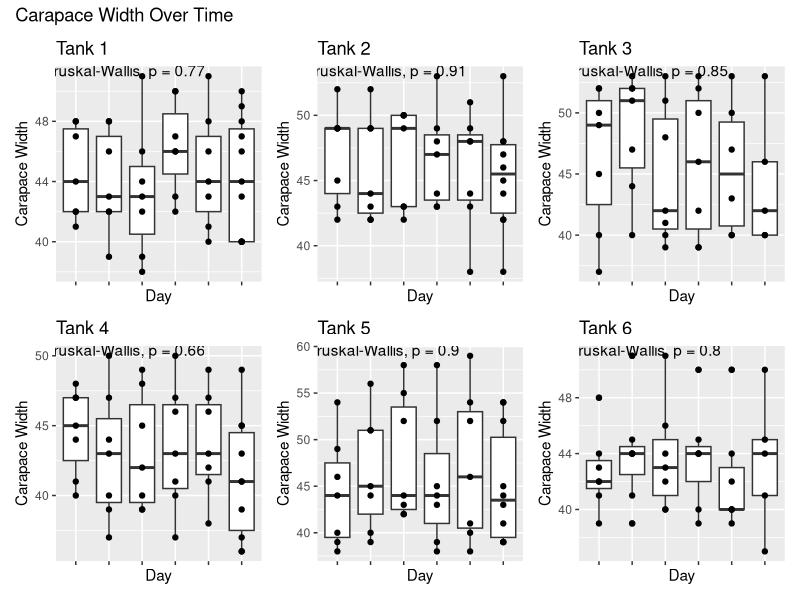
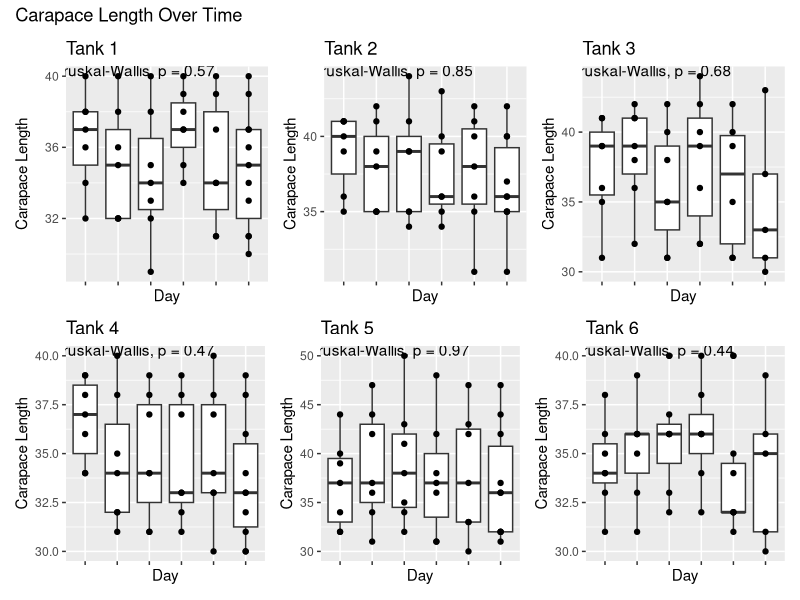
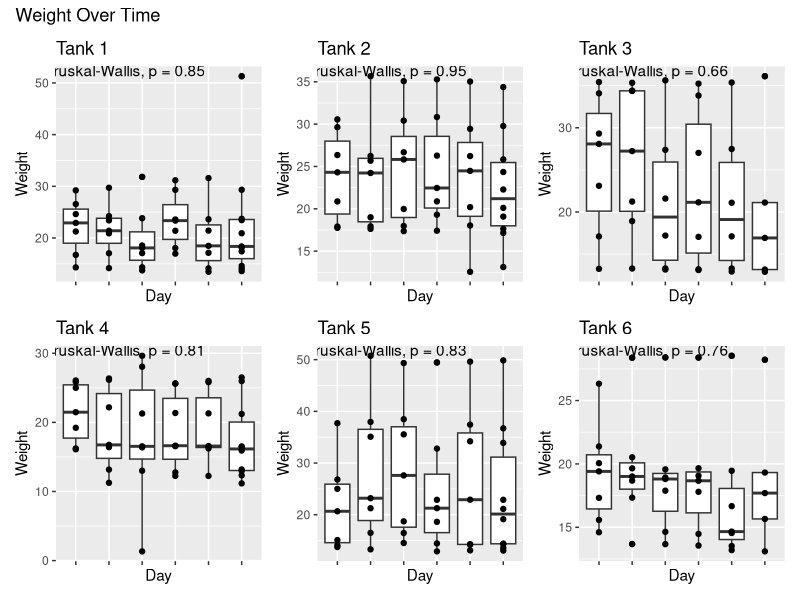
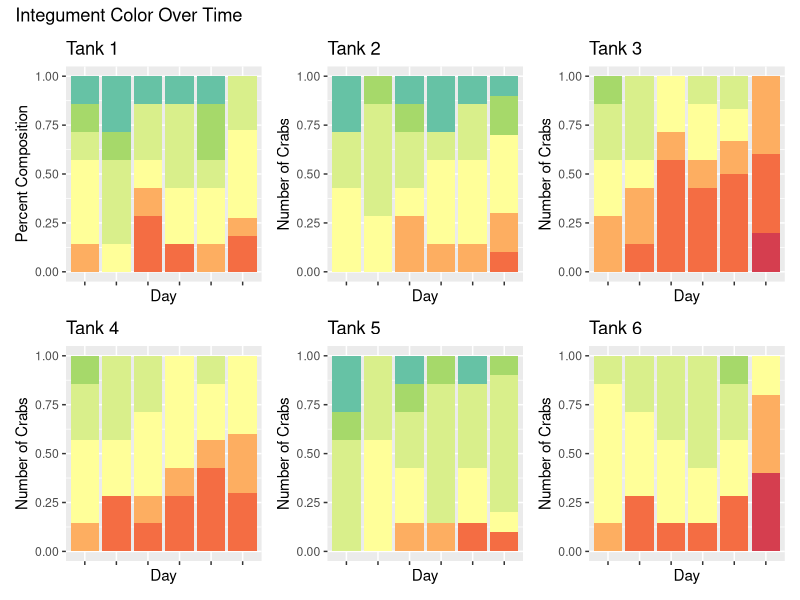
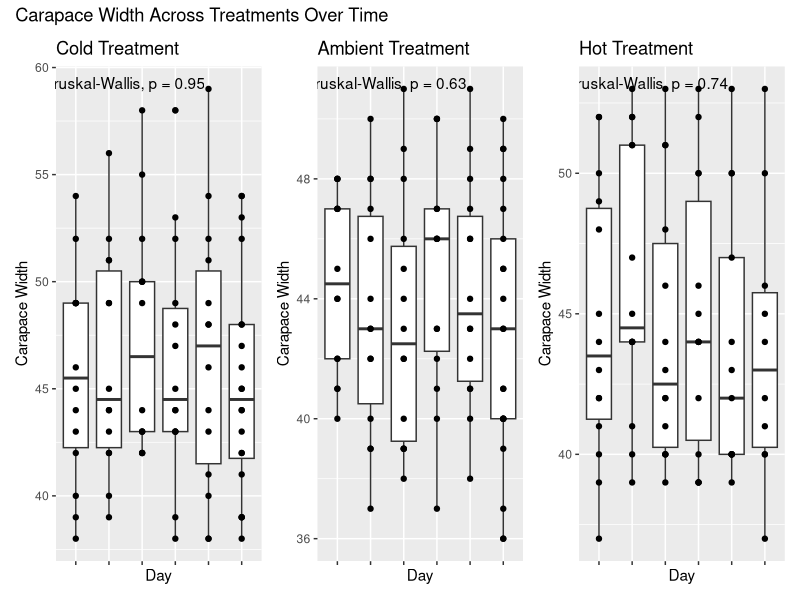
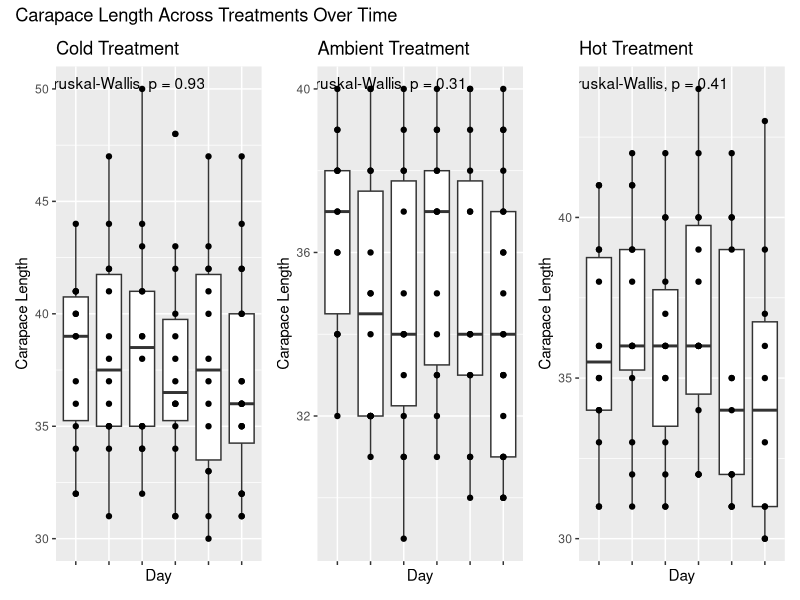
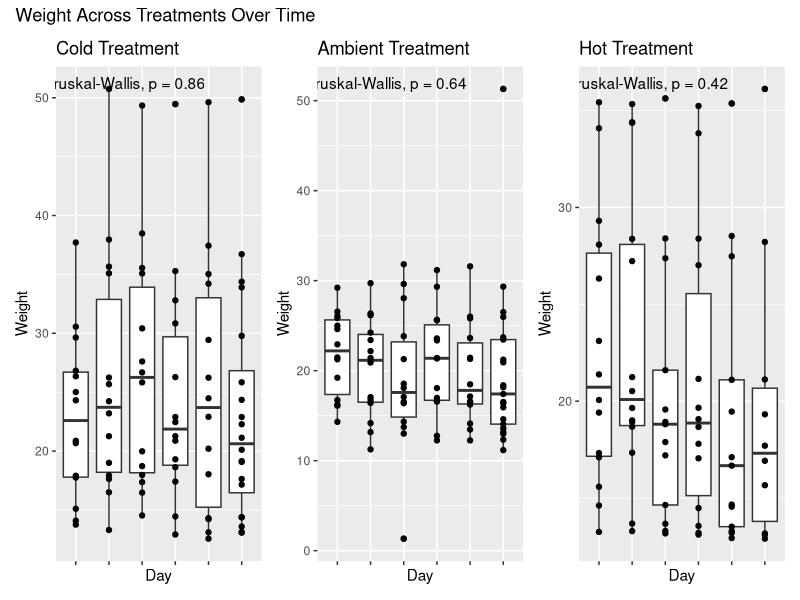
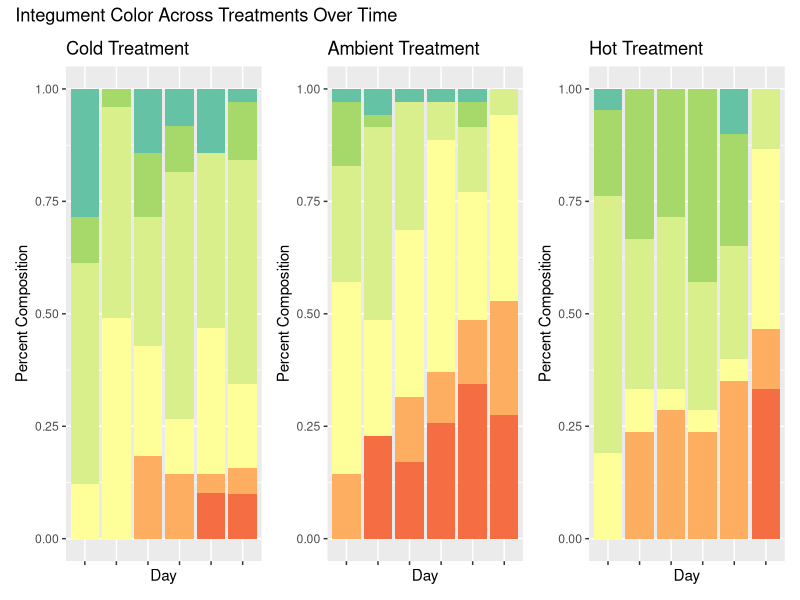

R code for these plots, in order:
## ---- chunk 1
knitr::opts_chunk$set(echo = TRUE)
knitr::opts_knit$set(root.dir = 'C:/Users/Sara/Documents/GitHub/green-crab-metabolomics/data/') #Set root directory
setwd("C:/Users/Sara/Documents/GitHub/green-crab-metabolomics/data/") #Set root directory
## ---- chunk 2
#install.packages("tidyverse")
#install.packages("RColorBrewer")
#install.packages("patchwork")
#install.packages("cowplot")
require(tidyverse)
require(RColorBrewer)
require(patchwork)
require(cowplot)
library(ggfortify)
library(ggplot2)
library(tidyverse)
library(ggpubr)
## ---- chunk 3
cw_data <- read.csv("carapace_width.csv")
cl_data <- read.csv("carapace_length.csv")
ig_data <- read.csv("integument_color.csv")
w_data <- read.csv("weight.csv")

## ---- chunk 4

cw_1 <- cw_data[c(1:7,43:49,85:91,127:133,169:175,210:220),c(1,2:3)]
cw_2 <- cw_data[c(8:14,50:56,92:98,134:140,176:182,221:230),c(1,2:3)]
cw_3 <- cw_data[c(15:21,57:63,99:105,141:147,183:188,231:235),c(1,2:3)]
cw_4 <- cw_data[c(22:28,64:70,106:112,148:154,189:195,236:245),c(1,2:3)]
cw_5 <- cw_data[c(29:35,71:77,113:119,155:161,196:202,246:255),c(1,2:3)]
cw_6 <- cw_data[c(36:42,78:84,120:126,162:168,203:209,256:260),c(1,2:3)]

cw1_bp <- ggplot(data = cw_1, aes(x=factor(as.Date(date,format="%m/%d/%Y")), y=carapace.width)) + geom_boxplot() + geom_point() + stat_compare_means() + labs(y = "Carapace Width", x = "Day") + ggtitle("Tank 1")
cw2_bp <- ggplot(data = cw_2, aes(x=factor(as.Date(date,format="%m/%d/%Y")), y=carapace.width)) + geom_boxplot() + geom_point() + stat_compare_means() + labs(y = "Carapace Width", x = "Day") + ggtitle("Tank 2")
cw3_bp <- ggplot(data = cw_3, aes(x=factor(as.Date(date,format="%m/%d/%Y")), y=carapace.width)) + geom_boxplot() + geom_point() + stat_compare_means() + labs(y = "Carapace Width", x = "Day") + ggtitle("Tank 3")
cw4_bp <- ggplot(data = cw_4, aes(x=factor(as.Date(date,format="%m/%d/%Y")), y=carapace.width)) + geom_boxplot() + geom_point() + stat_compare_means() + labs(y = "Carapace Width", x = "Day") + ggtitle("Tank 4")
cw5_bp <- ggplot(data = cw_5, aes(x=factor(as.Date(date,format="%m/%d/%Y")), y=carapace.width)) + geom_boxplot() + geom_point() + stat_compare_means() + labs(y = "Carapace Width", x = "Day") + ggtitle("Tank 5")
cw6_bp <- ggplot(data = cw_6, aes(x=factor(as.Date(date,format="%m/%d/%Y")), y=carapace.width)) + geom_boxplot() + geom_point() + stat_compare_means() + labs(y = "Carapace Width", x = "Day") + ggtitle("Tank 6")


p_cw <- ((cw1_bp + rremove("x.text") | cw2_bp + rremove("x.text") | cw3_bp + rremove("x.text")) / (cw4_bp + rremove("x.text") | cw5_bp + rremove("x.text") | cw6_bp + rremove("x.text")))

p_cw + plot_annotation(title = 'Carapace Width Over Time')

## ---- chunk 5
cl_1 <- cl_data[c(1:7,43:49,85:91,127:133,169:175,210:220),c(1,2:3)]
cl_2 <- cl_data[c(8:14,50:56,92:98,134:140,176:182,221:230),c(1,2:3)]
cl_3 <- cl_data[c(15:21,57:63,99:105,141:147,183:188,231:235),c(1,2:3)]
cl_4 <- cl_data[c(22:28,64:70,106:112,148:154,189:195,236:245),c(1,2:3)]
cl_5 <- cl_data[c(29:35,71:77,113:119,155:161,196:202,246:255),c(1,2:3)]
cl_6 <- cl_data[c(36:42,78:84,120:126,162:168,203:209,256:260),c(1,2:3)]

cl1_bp <- ggplot(data = cl_1, aes(x=factor(as.Date(date,format="%m/%d/%Y")), y=carapace.length)) + geom_boxplot() + geom_point() + stat_compare_means() + labs(y = "Carapace Length", x = "Day") + ggtitle("Tank 1")
cl2_bp <- ggplot(data = cl_2, aes(x=factor(as.Date(date,format="%m/%d/%Y")), y=carapace.length)) + geom_boxplot() + geom_point() + stat_compare_means() + labs(y = "Carapace Length", x = "Day") + ggtitle("Tank 2")
cl3_bp <- ggplot(data = cl_3, aes(x=factor(as.Date(date,format="%m/%d/%Y")), y=carapace.length)) + geom_boxplot() + geom_point() + stat_compare_means() + labs(y = "Carapace Length", x = "Day") + ggtitle("Tank 3")
cl4_bp <- ggplot(data = cl_4, aes(x=factor(as.Date(date,format="%m/%d/%Y")), y=carapace.length)) + geom_boxplot() + geom_point() + stat_compare_means() + labs(y = "Carapace Length", x = "Day") + ggtitle("Tank 4")
cl5_bp <- ggplot(data = cl_5, aes(x=factor(as.Date(date,format="%m/%d/%Y")), y=carapace.length)) + geom_boxplot() + geom_point() + stat_compare_means() + labs(y = "Carapace Length", x = "Day") + ggtitle("Tank 5")
cl6_bp <- ggplot(data = cl_6, aes(x=factor(as.Date(date,format="%m/%d/%Y")), y=carapace.length)) + geom_boxplot() + geom_point() + stat_compare_means() + labs(y = "Carapace Length", x = "Day") + ggtitle("Tank 6")


p_cl <- ((cl1_bp + rremove("x.text") | cl2_bp + rremove("x.text") | cl3_bp + rremove("x.text")) / (cl4_bp + rremove("x.text") | cl5_bp + rremove("x.text") | cl6_bp + rremove("x.text")))

p_cl + plot_annotation(title = 'Carapace Length Over Time')
## ---- chunk 6
w_1 <- w_data[c(1:7,43:49,85:91,127:133,169:175,210:220),c(1,2:3)]
w_2 <- w_data[c(8:14,50:56,92:98,134:140,176:182,221:230),c(1,2:3)]
w_3 <- w_data[c(15:21,57:63,99:105,141:147,183:188,231:235),c(1,2:3)]
w_4 <- w_data[c(22:28,64:70,106:112,148:154,189:195,236:245),c(1,2:3)]
w_5 <- w_data[c(29:35,71:77,113:119,155:161,196:202,246:255),c(1,2:3)]
w_6 <- w_data[c(36:42,78:84,120:126,162:168,203:209,256:260),c(1,2:3)]

w1_bp <- ggplot(data = w_1, aes(x=factor(as.Date(date,format="%m/%d/%Y")), y=weight)) + geom_boxplot() + geom_point() + stat_compare_means() + labs(y = "Weight", x = "Day") + ggtitle("Tank 1")
w2_bp <- ggplot(data = w_2, aes(x=factor(as.Date(date,format="%m/%d/%Y")), y=weight)) + geom_boxplot() + geom_point() + stat_compare_means() + labs(y = "Weight", x = "Day") + ggtitle("Tank 2")
w3_bp <- ggplot(data = w_3, aes(x=factor(as.Date(date,format="%m/%d/%Y")), y=weight)) + geom_boxplot() + geom_point() + stat_compare_means() + labs(y = "Weight", x = "Day") + ggtitle("Tank 3")
w4_bp <- ggplot(data = w_4, aes(x=factor(as.Date(date,format="%m/%d/%Y")), y=weight)) + geom_boxplot() + geom_point() + stat_compare_means() + labs(y = "Weight", x = "Day") + ggtitle("Tank 4")
w5_bp <- ggplot(data = w_5, aes(x=factor(as.Date(date,format="%m/%d/%Y")), y=weight)) + geom_boxplot() + geom_point() + stat_compare_means() + labs(y = "Weight", x = "Day") + ggtitle("Tank 5")
w6_bp <- ggplot(data = w_6, aes(x=factor(as.Date(date,format="%m/%d/%Y")), y=weight)) + geom_boxplot() + geom_point() + stat_compare_means() + labs(y = "Weight", x = "Day") + ggtitle("Tank 6")


p_w <- ((w1_bp + rremove("x.text") | w2_bp + rremove("x.text") | w3_bp + rremove("x.text")) / (w4_bp + rremove("x.text") | w5_bp + rremove("x.text") | w6_bp + rremove("x.text")))

p_w + plot_annotation(title = 'Weight Over Time')


## ---- chunk 7
#ig_data$integument_color <- recode(ig_data$integument.color,"BG"="0.5","G"="1","YG"="1.5","Y"="2","YO"="2.5","O"="3","RO"="3.5")

#ig_all <- ig_data[c(1:260),c(1,2,4)]

#ig_1 <- ig_data[c(1:7,43:49,85:91,127:133,169:175,210:220),c(1,2,4)]
#ig_2 <- ig_data[c(8:14,50:56,92:98,134:140,176:182,221:230),c(1,2,4)]
#ig_3 <- ig_data[c(15:21,57:63,99:105,141:147,183:188,231:235),c(1,2,4)]
#ig_4 <- ig_data[c(22:28,64:70,106:112,148:154,189:195,236:245),c(1,2,4)]
#ig_5 <- ig_data[c(29:35,71:77,113:119,155:161,196:202,246:255),c(1,2,4)]
#ig_6 <- ig_data[c(36:42,78:84,120:126,162:168,203:209,256:260),c(1,2,4)]

#ig1_bp <- ggplot(data = ig_1, aes(x=factor(as.Date(date,format="%m/%d/%Y")), fill = integument_color)) + scale_fill_manual(values = c("#66C2A5","#A6D96A","#D9EF8B","#FFFF99","#FDAE61","#F46D43","#D53E4F")) + geom_bar() + theme(legend.position="none") + rremove("x.text") + labs(y = "Number of Crabs", x = "Day") + ggtitle("Tank 1")
#ig2_bp <- ggplot(data = ig_2, aes(x=factor(as.Date(date,format="%m/%d/%Y")), fill = integument_color)) + scale_fill_manual(values = c("#66C2A5","#A6D96A","#D9EF8B","#FFFF99","#FDAE61","#F46D43","#D53E4F")) + geom_bar() + theme(legend.position="none") + rremove("x.text") + labs(y = "Number of Crabs", x = "Day") + ggtitle("Tank 2")
#ig3_bp <- ggplot(data = ig_3, aes(x=factor(as.Date(date,format="%m/%d/%Y")), fill = integument_color)) + scale_fill_manual(values = c("#A6D96A","#D9EF8B","#FFFF99","#FDAE61","#F46D43","#D53E4F")) + geom_bar() + theme(legend.position="none") + rremove("x.text") + labs(y = "Number of Crabs", x = "Day") + ggtitle("Tank 3")
#ig4_bp <- ggplot(data = ig_4, aes(x=factor(as.Date(date,format="%m/%d/%Y")), fill = integument_color)) + scale_fill_manual(values = c("#A6D96A","#D9EF8B","#FFFF99","#FDAE61","#F46D43","#D53E4F")) + geom_bar() + theme(legend.position="none") + rremove("x.text") + labs(y = "Number of Crabs", x = "Day") + ggtitle("Tank 4")
#ig5_bp <- ggplot(data = ig_5, aes(x=factor(as.Date(date,format="%m/%d/%Y")), fill = integument_color)) + scale_fill_manual(values = c("#66C2A5","#A6D96A","#D9EF8B","#FFFF99","#FDAE61","#F46D43","#D53E4F")) + geom_bar() + theme(legend.position="none") + rremove("x.text") + labs(y = "Number of Crabs", x = "Day") + ggtitle("Tank 5")
#ig6_bp <- ggplot(data = ig_6, aes(x=factor(as.Date(date,format="%m/%d/%Y")), fill = integument_color)) + scale_fill_manual(values = c("#A6D96A","#D9EF8B","#FFFF99","#FDAE61","#F46D43","#D53E4F")) + geom_bar() + theme(legend.position="none") + rremove("x.text") + labs(y = "Number of Crabs", x = "Day") + ggtitle("Tank 6")

#ig_all_bp <- ggplot(data = ig_all, aes(x=factor(as.Date(date,format="%m/%d/%Y")), fill = integument_color)) + scale_fill_manual(values = c("#66C2A5","#A6D96A","#D9EF8B","#FFFF99","#FDAE61","#F46D43","#D53E4F")) + geom_bar() + labs(y = "Number of Crabs", x = "Day")
#legend_ig <- get_legend(ig_all_bp)

#title_ig <- ggdraw() + draw_label("Integument Color Over Time", fontface='bold')

#ig_plots <- align_plots(ig1_bp, ig2_bp, ig3_bp, ig4_bp, ig5_bp, ig6_bp, align = 'v', axis = '1')
#ig_top <- plot_grid(ig_plots[[1]], ig_plots[[2]], ig_plots[[3]], legend_ig, labels = c("1","2","3"), rel_widths = c(1, 1, 1, 1), nrow = 1)
#ig_bottom <- plot_grid(ig_plots[[4]], ig_plots[[5]], ig_plots[[6]], labels = c("4","5","6"), rel_widths = c(1, 1, 1, 1), nrow = 1)
#plot_grid(title_ig, ig_top, ig_bottom, ncol=1)


#chi_1 <- chisq.test(ig_1$date,ig_1$integument_color)
#chi_2 <- chisq.test(ig_2$date,ig_2$integument_color)
#chi_3 <- chisq.test(ig_3$date,ig_3$integument_color)
#chi_4 <- chisq.test(ig_4$date,ig_4$integument_color)
#chi_5 <- chisq.test(ig_5$date,ig_5$integument_color)
#chi_6 <- chisq.test(ig_6$date,ig_6$integument_color)

#chi_1
#chi_2
#chi_3
#chi_4
#chi_5
#chi_6

## ---- chunk 8
ig_data$integument_color <- recode(ig_data$integument.color,"BG"="0.5","G"="1","YG"="1.5","Y"="2","YO"="2.5","O"="3","RO"="3.5")

ig_all <- ig_data[c(1:260),c(1,2,4)]

ig_1 <- ig_data[c(1:7,43:49,85:91,127:133,169:175,210:220),c(1,2,4)]
ig_2 <- ig_data[c(8:14,50:56,92:98,134:140,176:182,221:230),c(1,2,4)]
ig_3 <- ig_data[c(15:21,57:63,99:105,141:147,183:188,231:235),c(1,2,4)]
ig_4 <- ig_data[c(22:28,64:70,106:112,148:154,189:195,236:245),c(1,2,4)]
ig_5 <- ig_data[c(29:35,71:77,113:119,155:161,196:202,246:255),c(1,2,4)]
ig_6 <- ig_data[c(36:42,78:84,120:126,162:168,203:209,256:260),c(1,2,4)]

ig1_bp <- ggplot(data = ig_1, aes(x=factor(as.Date(date,format="%m/%d/%Y")), y=treatment.tank, fill = integument_color)) + scale_fill_manual(values = c("#66C2A5","#A6D96A","#D9EF8B","#FFFF99","#FDAE61","#F46D43","#D53E4F")) +  geom_bar(position="fill", stat="identity") + theme(legend.position="none") + rremove("x.text") + labs(y = "Percent Composition", x = "Day") + ggtitle("Tank 1")
ig2_bp <- ggplot(data = ig_2, aes(x=factor(as.Date(date,format="%m/%d/%Y")), y=treatment.tank, fill = integument_color)) + scale_fill_manual(values = c("#66C2A5","#A6D96A","#D9EF8B","#FFFF99","#FDAE61","#F46D43","#D53E4F")) + geom_bar(position="fill", stat="identity") + theme(legend.position="none") + rremove("x.text") + labs(y = "Number of Crabs", x = "Day") + ggtitle("Tank 2")
ig3_bp <- ggplot(data = ig_3, aes(x=factor(as.Date(date,format="%m/%d/%Y")), y=treatment.tank, fill = integument_color)) + scale_fill_manual(values = c("#A6D96A","#D9EF8B","#FFFF99","#FDAE61","#F46D43","#D53E4F")) + geom_bar(position="fill", stat="identity") + theme(legend.position="none") + rremove("x.text") + labs(y = "Number of Crabs", x = "Day") + ggtitle("Tank 3")
ig4_bp <- ggplot(data = ig_4, aes(x=factor(as.Date(date,format="%m/%d/%Y")), y=treatment.tank, fill = integument_color)) + scale_fill_manual(values = c("#A6D96A","#D9EF8B","#FFFF99","#FDAE61","#F46D43","#D53E4F")) + geom_bar(position="fill", stat="identity") + theme(legend.position="none") + rremove("x.text") + labs(y = "Number of Crabs", x = "Day") + ggtitle("Tank 4") 
ig5_bp <- ggplot(data = ig_5, aes(x=factor(as.Date(date,format="%m/%d/%Y")), y=treatment.tank, fill = integument_color)) + scale_fill_manual(values = c("#66C2A5","#A6D96A","#D9EF8B","#FFFF99","#FDAE61","#F46D43","#D53E4F")) + geom_bar(position="fill", stat="identity") + theme(legend.position="none") + rremove("x.text") + labs(y = "Number of Crabs", x = "Day") + ggtitle("Tank 5")
ig6_bp <- ggplot(data = ig_6, aes(x=factor(as.Date(date,format="%m/%d/%Y")), y=treatment.tank, fill = integument_color)) + scale_fill_manual(values = c("#A6D96A","#D9EF8B","#FFFF99","#FDAE61","#F46D43","#D53E4F")) + geom_bar(position="fill", stat="identity") + theme(legend.position="none") + rremove("x.text") + labs(y = "Number of Crabs", x = "Day") + ggtitle("Tank 6")

ig_all_bp <- ggplot(data = ig_all, aes(x=factor(as.Date(date,format="%m/%d/%Y")), fill = integument_color)) + scale_fill_manual(values = c("#66C2A5","#A6D96A","#D9EF8B","#FFFF99","#FDAE61","#F46D43","#D53E4F")) + geom_bar() + labs(y = "Number of Crabs", x = "Day")
legend_ig <- get_legend(ig_all_bp)

p_ig <- ((ig1_bp + rremove("x.text") | ig2_bp + rremove("x.text") | ig3_bp + rremove("x.text")) / (ig4_bp + rremove("x.text") | ig5_bp + rremove("x.text") | ig6_bp + rremove("x.text")))

p_ig + plot_annotation(title = 'Integument Color Over Time')


chi_1 <- chisq.test(ig_1$date,ig_1$integument_color)
chi_2 <- chisq.test(ig_2$date,ig_2$integument_color)
chi_3 <- chisq.test(ig_3$date,ig_3$integument_color)
chi_4 <- chisq.test(ig_4$date,ig_4$integument_color)
chi_5 <- chisq.test(ig_5$date,ig_5$integument_color)
chi_6 <- chisq.test(ig_6$date,ig_6$integument_color)

chi_1
chi_2
chi_3
chi_4
chi_5
chi_6

## ---- chunk 9
# combined treatments over time

cw_c <- rbind(cw_2, cw_5)
cw_a <- rbind(cw_1, cw_4)
cw_h <- rbind(cw_3, cw_6)

cw_c_bp <- ggplot(data = cw_c, aes(x=factor(as.Date(date,format="%m/%d/%Y")), y=carapace.width)) + geom_boxplot() + geom_point() + labs(y = "Carapace Width", x = "Day") + ggtitle('Cold Treatment') + stat_compare_means()
cw_a_bp <- ggplot(data = cw_a, aes(x=factor(as.Date(date,format="%m/%d/%Y")), y=carapace.width)) + geom_boxplot() + geom_point() + labs(y = "Carapace Width", x = "Day") + ggtitle('Ambient Treatment') + stat_compare_means()
cw_h_bp <- ggplot(data = cw_h, aes(x=factor(as.Date(date,format="%m/%d/%Y")), y=carapace.width)) + geom_boxplot() + geom_point() + labs(y = "Carapace Width", x = "Day") + ggtitle('Hot Treatment') + stat_compare_means()

cw_treatments_patch <- (cw_c_bp + rremove("x.text") | cw_a_bp + rremove("x.text") | cw_h_bp + rremove("x.text"))
cw_treatments_patch + plot_annotation(title = 'Carapace Width Across Treatments Over Time')
                               
##################
cl_c <- rbind(cl_2, cl_5)
cl_a <- rbind(cl_1, cl_4)
cl_h <- rbind(cl_3, cl_6)

cl_c_bp <- ggplot(data = cl_c, aes(x=factor(as.Date(date,format="%m/%d/%Y")), y=carapace.length)) + geom_boxplot() + geom_point() + labs(y = "Carapace Length", x = "Day") + ggtitle('Cold Treatment') + stat_compare_means()
cl_a_bp <- ggplot(data = cl_a, aes(x=factor(as.Date(date,format="%m/%d/%Y")), y=carapace.length)) + geom_boxplot() + geom_point() + labs(y = "Carapace Length", x = "Day") + ggtitle('Ambient Treatment') + stat_compare_means()
cl_h_bp <- ggplot(data = cl_h, aes(x=factor(as.Date(date,format="%m/%d/%Y")), y=carapace.length)) + geom_boxplot() + geom_point() + labs(y = "Carapace Length", x = "Day") + ggtitle('Hot Treatment') + stat_compare_means()

cl_treatments_patch <- (cl_c_bp + rremove("x.text") | cl_a_bp + rremove("x.text") | cl_h_bp + rremove("x.text"))
cl_treatments_patch + plot_annotation(title = 'Carapace Length Across Treatments Over Time')
##################
w_c <- rbind(w_2, w_5)
w_a <- rbind(w_1, w_4)
w_h <- rbind(w_3, w_6)

w_c_bp <- ggplot(data = w_c, aes(x=factor(as.Date(date,format="%m/%d/%Y")), y=weight)) + geom_boxplot() + geom_point() + labs(y = "Weight", x = "Day") + ggtitle('Cold Treatment') + stat_compare_means()
w_a_bp <- ggplot(data = w_a, aes(x=factor(as.Date(date,format="%m/%d/%Y")), y=weight)) + geom_boxplot() + geom_point() + labs(y = "Weight", x = "Day") + ggtitle('Ambient Treatment') + stat_compare_means()
w_h_bp <- ggplot(data = w_h, aes(x=factor(as.Date(date,format="%m/%d/%Y")), y=weight)) + geom_boxplot() + geom_point() + labs(y = "Weight", x = "Day") + ggtitle('Hot Treatment') + stat_compare_means()

w_treatments_patch <- (w_c_bp + rremove("x.text") | w_a_bp + rremove("x.text") | w_h_bp + rremove("x.text"))
w_treatments_patch + plot_annotation(title = 'Weight Across Treatments Over Time')
##################
ig_data$integument_color <- recode(ig_data$integument.color,"BG"="0.5","G"="1","YG"="1.5","Y"="2","YO"="2.5","O"="3","RO"="3.5")

ig_c <- rbind(ig_2, ig_5)
ig_a <- rbind(ig_1, ig_4)
ig_h <- rbind(ig_3, ig_6)

ig_c_bp <- ggplot(data = ig_c, aes(x=factor(as.Date(date,format="%m/%d/%Y")), y=treatment.tank, fill = integument_color)) + scale_fill_manual(values = c("#66C2A5","#A6D96A","#D9EF8B","#FFFF99","#FDAE61","#F46D43","#D53E4F")) + geom_bar(position="fill", stat="identity") + theme(legend.position="none") + labs(y = "Percent Composition", x = "Day") + ggtitle('Cold Treatment')
ig_a_bp <- ggplot(data = ig_a, aes(x=factor(as.Date(date,format="%m/%d/%Y")), y=treatment.tank, fill = integument_color)) + scale_fill_manual(values = c("#66C2A5","#A6D96A","#D9EF8B","#FFFF99","#FDAE61","#F46D43","#D53E4F")) + geom_bar(position="fill", stat="identity") + theme(legend.position="none") + labs(y = "Percent Composition", x = "Day") + ggtitle('Ambient Treatment')
ig_h_bp <- ggplot(data = ig_h, aes(x=factor(as.Date(date,format="%m/%d/%Y")), y=treatment.tank, fill = integument_color)) + scale_fill_manual(values = c("#66C2A5","#A6D96A","#D9EF8B","#FFFF99","#FDAE61","#F46D43","#D53E4F")) + geom_bar(position="fill", stat="identity") + theme(legend.position="none") + labs(y = "Percent Composition", x = "Day") + ggtitle('Hot Treatment')

ig_treatments_patch <- (ig_c_bp + rremove("x.text") | ig_a_bp + rremove("x.text") | ig_h_bp + rremove("x.text"))
ig_treatments_patch + plot_annotation(title = 'Integument Color Across Treatments Over Time')

chi_c <- chisq.test(ig_c$date,ig_c$integument_color)
chi_a <- chisq.test(ig_a$date,ig_a$integument_color)
chi_h <- chisq.test(ig_h$date,ig_h$integument_color)

chi_c
chi_a
chi_h
## ---- chunk 10

cw_8th <- cw_data[c(1:42),c(1,2:3)]
cw_12th <- cw_data[c(43:84),c(1,2:3)]
cw_15th <- cw_data[c(85:126),c(1,2:3)]
cw_19th <- cw_data[c(127:168),c(1,2:3)]
cw_22nd <- cw_data[c(169:209),c(1,2:3)]
cw_26th <- cw_data[c(210:260),c(1,2:3)]

cw8th_bp <- ggplot(data = cw_8th, aes(x=as.factor(treatment.tank), y=carapace.width)) + geom_boxplot() + geom_point() + labs(y = "Carapace Width", x = "Treatment") + stat_compare_means() + ggtitle("07/08/2022")
cw12th_bp <- ggplot(data = cw_12th, aes(x=as.factor(treatment.tank), y=carapace.width)) + geom_boxplot() + geom_point() + labs(y = "Carapace Width", x = "Treatment") + stat_compare_means() + ggtitle("07/12/2022")
cw15th_bp <- ggplot(data = cw_15th, aes(x=as.factor(treatment.tank), y=carapace.width)) + geom_boxplot() + geom_point() + labs(y = "Carapace Width", x = "Treatment") + stat_compare_means() + ggtitle("07/15/2022")
cw19th_bp <- ggplot(data = cw_19th, aes(x=as.factor(treatment.tank), y=carapace.width)) + geom_boxplot() + geom_point() + labs(y = "Carapace Width", x = "Treatment") + stat_compare_means() + ggtitle("07/19/2022")
cw22nd_bp <- ggplot(data = cw_22nd, aes(x=as.factor(treatment.tank), y=carapace.width)) + geom_boxplot() + geom_point() + labs(y = "Carapace Width", x = "Treatment") + stat_compare_means() + ggtitle("07/22/2022")
cw26th_bp <- ggplot(data = cw_26th, aes(x=as.factor(treatment.tank), y=carapace.width)) + geom_boxplot() + geom_point() + labs(y = "Carapace Width", x = "Treatment") + stat_compare_means() + ggtitle("07/26/2022")

p_cw_date <- ((cw8th_bp | cw12th_bp | cw15th_bp) / (cw19th_bp | cw22nd_bp | cw26th_bp))

p_cw_date + plot_annotation(title = 'Carapace Width Across Treatments')

#####

cl_8th <- cl_data[c(1:42),c(1,2:3)]
cl_12th <- cl_data[c(43:84),c(1,2:3)]
cl_15th <- cl_data[c(85:126),c(1,2:3)]
cl_19th <- cl_data[c(127:168),c(1,2:3)]
cl_22nd <- cl_data[c(169:209),c(1,2:3)]
cl_26th <- cl_data[c(210:260),c(1,2:3)]

cl8th_bp <- ggplot(data = cl_8th, aes(x=as.factor(treatment.tank), y=carapace.length)) + geom_boxplot() + geom_point() + labs(y = "Carapace Length", x = "Treatment") + stat_compare_means() + ggtitle("07/08/2022")
cl12th_bp <- ggplot(data = cl_12th, aes(x=as.factor(treatment.tank), y=carapace.length)) + geom_boxplot() + geom_point() + labs(y = "Carapace Length", x = "Treatment") + stat_compare_means() + ggtitle("07/12/2022")
cl15th_bp <- ggplot(data = cl_15th, aes(x=as.factor(treatment.tank), y=carapace.length)) + geom_boxplot() + geom_point() + labs(y = "Carapace Length", x = "Treatment") + stat_compare_means() + ggtitle("07/15/2022")
cl19th_bp <- ggplot(data = cl_19th, aes(x=as.factor(treatment.tank), y=carapace.length)) + geom_boxplot() + geom_point() + labs(y = "Carapace Length", x = "Treatment") + stat_compare_means() + ggtitle("07/19/2022")
cl22nd_bp <- ggplot(data = cl_22nd, aes(x=as.factor(treatment.tank), y=carapace.length)) + geom_boxplot() + geom_point() + labs(y = "Carapace Length", x = "Treatment") + stat_compare_means() + ggtitle("07/22/2022")
cl26th_bp <- ggplot(data = cl_26th, aes(x=as.factor(treatment.tank), y=carapace.length)) + geom_boxplot() + geom_point() + labs(y = "Carapace Length", x = "Treatment") + stat_compare_means() + ggtitle("07/26/2022")

p_cl_date <- ((cl8th_bp | cl12th_bp | cl15th_bp) / (cl19th_bp | cl22nd_bp | cl26th_bp))

p_cl_date + plot_annotation(title = 'Carapace Length Across Treatments')

########

w_8th <- w_data[c(1:42),c(1,2:3)]
w_12th <- w_data[c(43:84),c(1,2:3)]
w_15th <- w_data[c(85:126),c(1,2:3)]
w_19th <- w_data[c(127:168),c(1,2:3)]
w_22nd <- w_data[c(169:209),c(1,2:3)]
w_26th <- w_data[c(210:260),c(1,2:3)]

w8th_bp <- ggplot(data = w_8th, aes(x=as.factor(treatment.tank), y=weight)) + geom_boxplot() + geom_point() + labs(y = "Weight", x = "Treatment") + stat_compare_means() + ggtitle("07/08/2022")
w12th_bp <- ggplot(data = w_12th, aes(x=as.factor(treatment.tank), y=weight)) + geom_boxplot() + geom_point() + labs(y = "Weight", x = "Treatment") + stat_compare_means() + ggtitle("07/12/2022")
w15th_bp <- ggplot(data = w_15th, aes(x=as.factor(treatment.tank), y=weight)) + geom_boxplot() + geom_point() + labs(y = "Weight", x = "Treatment") + stat_compare_means() + ggtitle("07/15/2022")
w19th_bp <- ggplot(data = w_19th, aes(x=as.factor(treatment.tank), y=weight)) + geom_boxplot() + geom_point() + labs(y = "Weight", x = "Treatment") + stat_compare_means() + ggtitle("07/19/2022")
w22nd_bp <- ggplot(data = w_22nd, aes(x=as.factor(treatment.tank), y=weight)) + geom_boxplot() + geom_point() + labs(y = "Weight", x = "Treatment") + stat_compare_means() + ggtitle("07/22/2022")
w26th_bp <- ggplot(data = w_26th, aes(x=as.factor(treatment.tank), y=weight)) + geom_boxplot() + geom_point() + labs(y = "Weight", x = "Treatment") + stat_compare_means() + ggtitle("07/26/2022")

p_w_date <- ((w8th_bp | w12th_bp | w15th_bp) / (w19th_bp | w22nd_bp | w26th_bp))

p_w_date + plot_annotation(title = 'Weight Across Treatments')

#########

ig_data$integument_color <- recode(ig_data$integument.color,"BG"="0.5","G"="1","YG"="1.5","Y"="2","YO"="2.5","O"="3","RO"="3.5")

ig_8th <- ig_data[c(1:42),c(1,2,4)]
ig_12th <- ig_data[c(43:84),c(1,2,4)]
ig_15th <- ig_data[c(85:126),c(1,2,4)]
ig_19th <- ig_data[c(127:168),c(1,2,4)]
ig_22nd <- ig_data[c(169:209),c(1,2,4)]
ig_26th <- ig_data[c(210:260),c(1,2,4)]

ig8th_bp <- ggplot(data = ig_8th, aes(x=as.factor(treatment.tank), y=treatment.tank, fill = integument_color)) + scale_fill_manual(values = c("#66C2A5","#A6D96A","#D9EF8B","#FFFF99","#FDAE61","#F46D43","#D53E4F")) + geom_bar(position="fill", stat="identity") + theme(legend.position="none") + labs(y = "Percent Composition", x = "Treatment") + ggtitle("07/08/2022")
ig12th_bp <- ggplot(data = ig_12th, aes(x=as.factor(treatment.tank), y=treatment.tank, fill = integument_color)) + scale_fill_manual(values = c("#66C2A5","#A6D96A","#D9EF8B","#FFFF99","#FDAE61","#F46D43","#D53E4F")) + geom_bar(position="fill", stat="identity") + theme(legend.position="none") + labs(y = "Percent Composition", x = "Treatment") + ggtitle("07/12/2022")
ig15th_bp <- ggplot(data = ig_15th, aes(x=as.factor(treatment.tank), y=treatment.tank, fill = integument_color)) + scale_fill_manual(values = c("#66C2A5","#A6D96A","#D9EF8B","#FFFF99","#FDAE61","#F46D43","#D53E4F")) + geom_bar(position="fill", stat="identity") + theme(legend.position="none") + labs(y = "Percent Composition", x = "Treatment") + ggtitle("07/15/2022")
ig19th_bp <- ggplot(data = ig_19th, aes(x=as.factor(treatment.tank), y=treatment.tank, fill = integument_color)) + scale_fill_manual(values = c("#66C2A5","#A6D96A","#D9EF8B","#FFFF99","#FDAE61","#F46D43","#D53E4F")) + geom_bar(position="fill", stat="identity") + theme(legend.position="none") + labs(y = "Percent Composition", x = "Treatment") + ggtitle("07/19/2022")
ig22nd_bp <- ggplot(data = ig_22nd, aes(x=as.factor(treatment.tank), y=treatment.tank, fill = integument_color)) + scale_fill_manual(values = c("#66C2A5","#A6D96A","#D9EF8B","#FFFF99","#FDAE61","#F46D43","#D53E4F")) + geom_bar(position="fill", stat="identity") + theme(legend.position="none") + labs(y = "Percent Composition", x = "Treatment") + ggtitle("07/22/2022")
ig26th_bp <- ggplot(data = ig_26th, aes(x=as.factor(treatment.tank), y=treatment.tank, fill = integument_color)) + scale_fill_manual(values = c("#66C2A5","#A6D96A","#D9EF8B","#FFFF99","#FDAE61","#F46D43","#D53E4F")) + geom_bar(position="fill", stat="identity") + theme(legend.position="none") + labs(y = "Percent Composition", x = "Treatment") + ggtitle("07/26/2022")

p_ig_date <- ((ig8th_bp | ig12th_bp | ig15th_bp) / (ig19th_bp | ig22nd_bp | ig26th_bp))

p_ig_date + plot_annotation(title = 'Integument Color Across Treatments')

chi_8th <- chisq.test(ig_8th$treatment.tank,ig_8th$integument_color)
chi_12th <- chisq.test(ig_12th$treatment.tank,ig_12th$integument_color)
chi_15th <- chisq.test(ig_15th$treatment.tank,ig_15th$integument_color)
chi_19th <- chisq.test(ig_19th$treatment.tank,ig_19th$integument_color)
chi_22nd <- chisq.test(ig_22nd$treatment.tank,ig_22nd$integument_color)
chi_26th <- chisq.test(ig_26th$treatment.tank,ig_26th$integument_color)

chi_8th
chi_12th
chi_15th
chi_19th
chi_22nd
chi_26th
